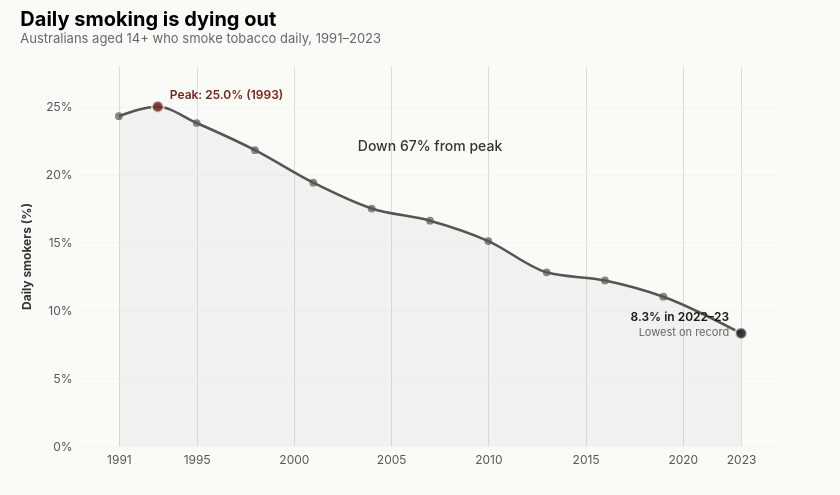

Source (Vega-Lite JSON):
### Vega-Lite specification from a JSON file in a GitHub repository (floating-point values rounded to 4 significant figures)
{"$schema": "https://vega.github.io/schema/vega-lite/v5.json", "title": {"text": "Daily smoking is dying out", "subtitle": "Australians aged 14+ who smoke tobacco daily, 1991–2023", "anchor": "start", "fontSize": 20, "subtitleFontSize": 13, "subtitleColor": "#666", "offset": 20}, "width": 700, "height": 380, "padding": {"left": 20, "right": 60, "top": 10, "bottom": 30}, "background": "#FAFAF7", "config": {"view": {"stroke": null}, "font": "Inter, system-ui, sans-serif"}, "data": {"values": [{"year": 1991, "rate": 24.3}, {"year": 1993, "rate": 25.0}, {"year": 1995, "rate": 23.8}, {"year": 1998, "rate": 21.8}, {"year": 2001, "rate": 19.4}, {"year": 2004, "rate": 17.5}, {"year": 2007, "rate": 16.6}, {"year": 2010, "rate": 15.1}, {"year": 2013, "rate": 12.8}, {"year": 2016, "rate": 12.2}, {"year": 2019, "rate": 11.0}, {"year": 2023, "rate": 8.3}]}, "encoding": {"x": {"field": "year", "type": "quantitative", "title": null, "scale": {"domain": [1989, 2025], "nice": false}, "axis": {"values": [1991, 1995, 2000, 2005, 2010, 2015, 2020, 2023], "format": "d", "labelFontSize": 12, "labelColor": "#555", "labelFont": "Inter", "domain": false, "ticks": false, "labelPadding": 8}}, "y": {"field": "rate", "type": "quantitative", "title": "Daily smokers (%)", "scale": {"domain": [0, 28]}, "axis": {"values": [0, 5, 10, 15, 20, 25], "labelExpr": "datum.value + '%'", "labelFontSize": 12, "labelColor": "#555", "labelFont": "Inter", "titleFontSize": 12, "titleColor": "#333", "titleFont": "Inter", "titlePadding": 12, "grid": true, "gridColor": "#EEE", "gridDash": [2, 2], "domain": false, "ticks": false, "labelPadding": 8}}}, "layer": [{"mark": {"type": "area", "color": "#888", "opacity": 0.08, "interpolate": "monotone", "line": false}, "encoding": {}}, {"mark": {"type": "line", "color": "#555", "strokeWidth": 2.5, "interpolate": "monotone"}, "encoding": {"tooltip": [{"field": "year", "type": "quantitative", "title": "Year"}, {"field": "rate", "type": "quantitative", "title": "Smoking rate (%)"}]}}, {"mark": {"type": "point", "filled": true, "color": "#555", "size": 60}, "encoding": {}}, {"transform": [{"filter": "datum.year == 1993"}], "mark": {"type": "point", "filled": true, "color": "#7B241C", "size": 140, "stroke": "#FAFAF7", "strokeWidth": 2}, "encoding": {}}, {"transform": [{"filter": "datum.year == 1993"}], "mark": {"type": "text", "dx": 12, "dy": -12, "fontSize": 12, "fontWeight": 600, "color": "#7B241C", "align": "left"}, "encoding": {"text": {"value": "Peak: 25.0% (1993)"}}}, {"transform": [{"filter": "datum.year == 2023"}], "mark": {"type": "point", "filled": true, "color": "#1A1A1A", "size": 140, "stroke": "#FAFAF7", "strokeWidth": 2}, "encoding": {}}, {"transform": [{"filter": "datum.year == 2023"}], "mark": {"type": "text", "dx": -12, "dy": -16, "fontSize": 12, "fontWeight": 600, "color": "#1A1A1A", "align": "right"}, "encoding": {"text": {"value": "8.3% in 2022–23"}}}, {"transform": [{"filter": "datum.year == 2023"}], "mark": {"type": "text", "dx": -12, "dy": 0, "fontSize": 11, "color": "#666", "align": "right"}, "encoding": {"text": {"value": "Lowest on record"}}}, {"data": {"values": [{"x": 2007, "y": 22, "txt": "Down 67% from peak"}]}, "mark": {"type": "text", "fontSize": 14, "fontWeight": 500, "color": "#333", "align": "center"}, "encoding": {"x": {"field": "x", "type": "quantitative"}, "y": {"field": "y", "type": "quantitative"}, "text": {"field": "txt"}}}]}
